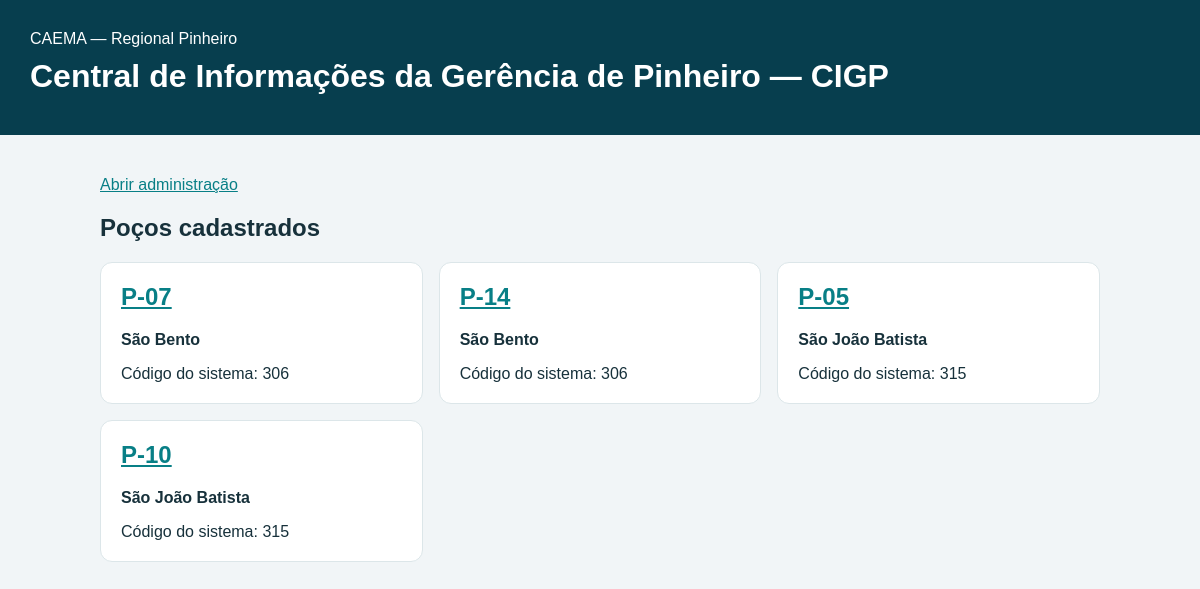
/pocos/ (signed in), run on the app's committed database.
### pocos/models.py (models this page shows, shortened)
class Poco(models.Model):
    sistema = models.ForeignKey(
        Sistema,
        verbose_name="Sistema",
        on_delete=models.PROTECT,
        related_name="pocos",
        blank=True,
        null=True,
    )
    identificacao = models.CharField(
        "Identificação do poço",
        max_length=20,
    )
    cidade = models.CharField(
        "Cidade",
        max_length=100,
    )
    codigo_sistema = models.CharField(
        "Código do sistema",
        max_length=3,
    )
    localidade_endereco = models.TextField(
        "Localidade / Endereço",
        blank=True,
    )
    situacao_operacional = models.CharField(
        "Situação operacional",
        max_length=30,
        choices=[
            ("operando", "Operando"),
            ("parado", "Parado"),
            ("manutencao", "Em manutenção"),
            ("desativado", "Desativado"),
        ],
        blank=True,
    )
    profundidade_poco = campo_decimal(
        "Profundidade do poço (m)"
    )
    diametro_poco = campo_decimal(
        "Diâmetro do poço (polegadas)"
    )
    destino_agua = models.CharField(
        "Destino da água",
        max_length=20,
        choices=[
            ("reservatorio", "Reservatório"),
            ("rede", "Rede"),
        ],
        blank=True,
    )
    posicao_filtros = models.TextField(
        "Posição dos filtros do poço (m)",
        blank=True,
        help_text=(
            "Informe os intervalos de profundidade. "
            "Exemplo: de 80 a 90 m; de 100 a 110 m."
        ),
    )
    possui_reducao = models.BooleanField(
        "Possui redução no poço?",
        blank=True,
        null=True,
    )
    diametro_reducao = campo_decimal(
        "Diâmetro após a redução (polegadas)"
    )
    quantidade_tubos = models.PositiveIntegerField(
        "Quantidade de tubos",
        blank=True,
        null=True,
    )
    tipo_tubo = models.CharField(
        "Material dos tubos",
        max_length=30,
        choices=[
            ("pvc_geomecanico", "PVC geomecânico"),
            ("aco_galvanizado", "Ferro galvanizado"),
            ("pvc_rigido", "PVC rígido"),
        ],
        blank=True,
    )
    marca_cmb = models.CharField(
        "Marca do CMB",
        max_length=100,
        blank=True,
    )
    modelo_cmb = models.CharField(
        "Modelo do CMB",
        max_length=100,
        blank=True,
    )
    potencia_cmb = campo_decimal("Potência do CMB")
    unidade_potencia = models.CharField(
        "Unidade de potência",
        max_length=2,
        choices=[
            ("cv", "cv"),
            ("hp", "hp"),
            ("kW", "kW"),
        ],
        blank=True,
    )
    tensao_nominal = campo_decimal(
        "Tensão nominal (V)"
    )
    crivo = campo_decimal("Crivo (m)")
    mes_referencia = models.DateField(
        "Mês de referência da operação",
        blank=True,
        null=True,
        help_text=(
            "Informe o primeiro dia do mês. "
            "Exemplo: 01/10/2026 para outubro de 2026."
        ),
    )
    horas_trabalhadas = campo_decimal(
        "Horas trabalhadas no mês (h)"
    )
    vazao = campo_decimal(
        "Vazão (m³/h)",
        casas=3,
    )
    nivel_estatico = campo_decimal(
        "Nível estático (m)"
    )
    nivel_dinamico = campo_decimal(
        "Nível dinâmico (m)"
    )
    exploracao_vazao = campo_decimal(
        "Condição de exploração — Vazão (m³/h)",
        casas=3,
    )
    exploracao_nivel_dinamico = campo_decimal(
        "Condição de exploração — Nível dinâmico (m)"
    )
    exploracao_colocacao_bomba = campo_decimal(
        "Condição de exploração — Colocação da bomba (m)"
    )
    observacoes_poco = models.TextField(
        "Observações do poço",
        blank=True,
    )
    observacoes_cmb = models.TextField(
        "Observações do CMB",
        blank=True,
    )
    observacoes_operacao = models.TextField(
        "Observações da operação",
        blank=True,
    )
    criado_em = models.DateTimeField(
        "Data de inclusão",
        auto_now_add=True,
        null=True,
        blank=True,
    )
    atualizado_em = models.DateTimeField(
        "Última atualização",
        auto_now=True,
    )
    class Meta:
        verbose_name = "Poço"
        verbose_name_plural = "Poços"
        ordering = ["cidade", "identificacao"]
        constraints = [
            models.UniqueConstraint(
                fields=["codigo_sistema", "identificacao"],
                name="poco_unico_por_sistema",
            )
        ]

### pocos/views.py (the view)
@login_required(login_url="/admin/login/")
def lista_pocos(request):
    pocos = Poco.objects.all()
    return render(
        request,
        "pocos/lista.html",
        {"pocos": pocos},
    )

### pocos/templates/pocos/lista.html (shortened to what this page needs)
<!DOCTYPE html>
<html lang="pt-BR">
<head>
</head>
<body>
    <header>
        <span>CAEMA — Regional Pinheiro</span>
        <h1>Central de Informações da Gerência de Pinheiro — CIGP</h1>
    </header>
    <main>
        <p><a href="{% url 'admin:index' %}">Abrir administração</a></p>
        <h2>Poços cadastrados</h2>
        <div class="lista">
            {% for poco in pocos %}
                <article class="poco">
                    <h2>
    <a href="{% url 'detalhe_poco' poco.pk %}">
        {{ poco.identificacao }}
    </a>
</h2>
                    <strong>{{ poco.cidade }}</strong>
                    <p>Código do sistema: {{ poco.codigo_sistema }}</p>
                </article>
            {% empty %}
                <p>Nenhum poço cadastrado ainda.</p>
            {% endfor %}
        </div>
    </main>
</body>
</html>

### pocos/templates/pocos/lista.html (style rules this page uses)
body { margin: 0; font-family: Arial, sans-serif; background: #f1f5f7; color: #17313b; }
header { background: #073e4e; color: white; padding: 30px; }
header h1 { margin: 10px 0; }
main { max-width: 1000px; margin: auto; padding: 25px; }
.lista { display: grid; grid-template-columns: repeat(auto-fit, minmax(240px, 1fr)); gap: 16px; }
.poco { background: white; padding: 20px; border: 1px solid #dce6e9; border-radius: 12px; }
.poco h2 { margin-top: 0; }
.poco p { margin-bottom: 0; }
a { color: #087f86; }

### data on the page
Poco: identificacao "P-07", cidade "São Bento", codigo_sistema "306"
Poco: identificacao "P-14", cidade "São Bento", codigo_sistema "306"
Poco: identificacao "P-05", cidade "São João Batista", codigo_sistema "315"
Poco: identificacao "P-10", cidade "São João Batista", codigo_sistema "315"
